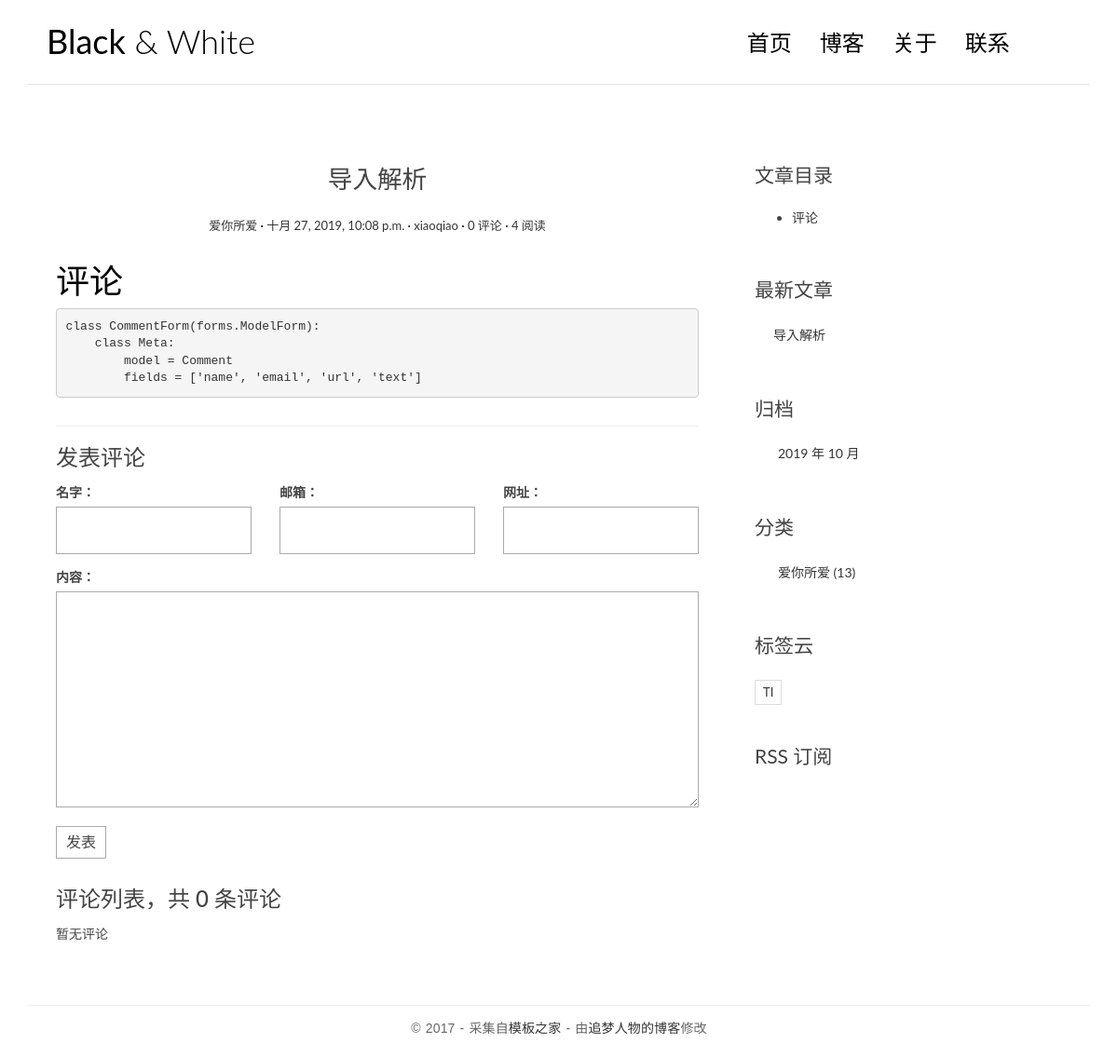
The app's page /posts/1/ with its own data.
### blog/models.py (models this page shows, shortened)
class Post(models.Model):
    title = models.CharField('标题', max_length=70)
    body = models.TextField('正文')
    created_time = models.DateTimeField('创建时间', default=timezone.now)
    modified_time = models.DateTimeField('修改时间')
    excerpt = models.CharField('摘要', max_length=200, blank=True)
    category = models.ForeignKey(Category, verbose_name='分类', on_delete=models.CASCADE)
    tags = models.ManyToManyField(Tag, verbose_name='标签', blank=True)
    author = models.ForeignKey(User, verbose_name='作者', on_delete=models.CASCADE)
    views = models.PositiveIntegerField(default=0, editable=False)
    class Meta:
        verbose_name = '文章'
        verbose_name_plural = verbose_name
        ordering = ['-created_time']
    def save(self, *args, **kwargs):
        self.modified_time = timezone.now()
        md = markdown.Markdown(extensions=[
            'markdown.extensions.extra',
            'markdown.extensions.codehilite',
        ])
        self.excerpt = strip_tags(md.convert(self.body))[:54]
        super().save(*args, **kwargs)
    def get_absolute_url(self):
        return reverse('blog:detail', kwargs={'pk': self.pk})
    def increase_views(self):
        self.views += 1
        self.save(update_fields=['views'])

class Category(models.Model):
    name = models.CharField('分类名', max_length=100)
    class Meta:
        verbose_name = '分类'
        verbose_name_plural = verbose_name

class Tag(models.Model):
    name = models.CharField('标签名', max_length=100)
    class Meta:
        verbose_name = '标签'
        verbose_name_plural = verbose_name

### blog/views.py (the view)
# urls.py: path('posts/<int:pk>/', views.PostDetailView.as_view(), name='detail'),
class PostDetailView(DetailView):
    model = Post
    template_name = 'blog/detail.html'
    context_object_name = 'post'
    def get(self, request, *args, **kwargs):
        response = super().get(request, *args, **kwargs)
        self.object.increase_views()
        return response
    def get_object(self, queryset=None):
        post = super().get_object(queryset=None)
        md = markdown.Markdown(extensions=[
            'markdown.extensions.extra',
            'markdown.extensions.codehilite',
            TocExtension(slugify=slugify),
        ])
        post.body = md.convert(post.body)
        m = re.search(r'<div class="toc">\s*<ul>(.*)</ul>\s*</div>', md.toc, re.S)
        post.toc = m.group(1) if m is not None else ''
        return post

### comments/forms.py
class CommentForm(forms.ModelForm):
    class Meta:
        model = Comment
        fields = ['name', 'email', 'url', 'text']

### blog/templatetags/blog_extras.py (called while the page is built)
@register.inclusion_tag('blog/inclusions/_recent_posts.html', takes_context=True)
def show_recent_posts(context, num=5):
    return {
        'recent_post_list': Post.objects.all()[:num],
    }

@register.inclusion_tag('blog/inclusions/_archives.html', takes_context=True)
def show_archives(context):
    return {
        'date_list': Post.objects.dates('created_time', 'month', order='DESC'),
    }

@register.inclusion_tag('blog/inclusions/_categories.html', takes_context=True)
def show_categories(context):
    return {
        'category_list': Category.objects.all(),
    }

@register.inclusion_tag('blog/inclusions/_tags.html', takes_context=True)
def show_tags(context):
    return {
        'tag_list': Tag.objects.all(),
    }

### comments/templatetags/comments_extras.py (called while the page is built)
@register.inclusion_tag('comments/inclusions/_form.html', takes_context=True)
def show_comment_form(context, post, form=None):
    if form is None:
        form = CommentForm()
    return {
        'form': form,
        'post': post,
    }

@register.inclusion_tag('comments/inclusions/_list.html', takes_context=True)
def show_comments(context, post):
    comment_list = post.comment_set.all()
    comment_count = comment_list.count()
    return {
        'comment_count': comment_count,
        'comment_list': comment_list,
    }

### templates/blog/detail.html
{% extends 'base.html' %}
{% load comments_extras %}
{% block main %}
  <article class="post post-{{ post.pk }}">
    <header class="entry-header">
      <h1 class="entry-title">{{ post.title }}</h1>
      <div class="entry-meta">
        <span class="post-category"><a href="#">{{ post.category.name }}</a></span>
        <span class="post-date"><a href="#"><time class="entry-date"
                                                  datetime="{{ post.created_time }}">{{ post.created_time }}</time></a></span>
        <span class="post-author"><a href="#">{{ post.author }}</a></span>
        <span class="comments-link"><a href="#comment-area">{{ post.comment_set.count }} 评论</a></span>
        <span class="views-count"><a href="#">{{ post.views }} 阅读</a></span>
      </div>
    </header>
    <div class="entry-content clearfix">
      {{ post.body|safe }}
    </div>
  </article>
  <section class="comment-area" id="comment-area">
    <hr>
    <h3>发表评论</h3>
    {% show_comment_form post %}
    <div class="comment-list-panel">
      {% show_comments post %}
    </div>
  </section>
{% endblock main %}
{% block toc %}
  {% if post.toc %}
    <div class="widget widget-content">
      <h3 class="widget-title">文章目录</h3>
      <div class="toc">
        <ul>
          {{ post.toc|safe }}
        </ul>
      </div>
    </div>
  {% endif %}
{% endblock toc %}

### templates/base.html (shortened to what this page needs)
{% load staticfiles %}
{% load blog_extras %}
<!DOCTYPE html>
<html>
<head>
  <link href="https://cdn.bootcss.com/bootstrap/3.3.7/css/bootstrap.min.css" rel="stylesheet">
  <link rel="stylesheet" href="https://code.ionicframework.com/ionicons/2.0.1/css/ionicons.min.css">
  <link rel="stylesheet" href="{% static 'blog/css/pace.css' %}">
  <link rel="stylesheet" href="{% static 'blog/css/custom.css' %}">
  <link href="https://cdn.bootcss.com/highlight.js/9.15.8/styles/github.min.css" rel="stylesheet">
</head>
<body>
<div class="container">
  <header id="site-header">
    <div class="row">
      <div class="col-md-4 col-sm-5 col-xs-8">
        <div class="logo">
          <h1><a href="{% url 'blog:index' %}"><b>Black</b> &amp; White</a></h1>
        </div>
      </div>
      <div class="col-md-8 col-sm-7 col-xs-4">
        <nav class="main-nav" role="navigation">
          <div class="collapse navbar-collapse" id="bs-example-navbar-collapse-1">
            <ul class="nav navbar-nav navbar-right">
              <li class="cl-effect-11"><a href="{% url 'blog:index' %}" data-hover="首页">首页</a></li>
              <li class="cl-effect-11"><a href="full-width.html" data-hover="博客">博客</a></li>
              <li class="cl-effect-11"><a href="about.html" data-hover="关于">关于</a></li>
              <li class="cl-effect-11"><a href="contact.html" data-hover="联系">联系</a></li>
            </ul>
          </div>
        </nav>
      </div>
    </div>
  </header>
</div>
<div class="content-body">
  <div class="container">
    <div class="row">
      <main class="col-md-8">
        {% block main %}
        {% endblock main %}
      </main>
      <aside class="col-md-4">
        {% block toc %}
        {% endblock toc %}
        {% show_recent_posts %}
        {% show_archives %}
        {% show_categories %}
        {% show_tags %}
        <div class="rss">
          <a href=""> RSS 订阅</a>
        </div>
      </aside>
    </div>
  </div>
</div>
<footer id="site-footer">
  <div class="container">
    <div class="row">
      <div class="col-md-12">
        <p class="copyright">&copy 2017 - 采集自<a href="http://www.cssmoban.com/"
                                                target="_blank" title="模板之家">模板之家</a>
          - 由<a href="http://zmrenwu.com/" title="网页模板" target="_blank">追梦人物的博客</a>修改
        </p>
      </div>
    </div>
  </div>
</footer>
</body>
</html>

### templates/comments/inclusions/_form.html (shortened to what this page needs)
<form action="{% url 'comments:comment' post.pk %}" method="post" class="comment-form">
  <div class="row">
    <div class="col-md-4">
      <label for="{{ form.name.id_for_label }}">{{ form.name.label }}：</label>
      {{ form.name }}
    </div>
    <div class="col-md-4">
      <label for="{{ form.email.id_for_label }}">{{ form.email.label }}：</label>
      {{ form.email }}
    </div>
    <div class="col-md-4">
      <label for="{{ form.url.id_for_label }}">{{ form.url.label }}：</label>
      {{ form.url }}
    </div>
    <div class="col-md-12">
      <label for="{{ form.text.id_for_label }}">{{ form.text.label }}：</label>
      {{ form.text }}
      <button type="submit" class="comment-btn">发表</button>
    </div>
  </div>
</form>

### templates/comments/inclusions/_list.html
<h3>评论列表，共 <span>{{ comment_count }}</span> 条评论</h3>
<ul class="comment-list list-unstyled">
  {% for comment in comment_list %}
    <li class="comment-item">
      <span class="nickname">{{ comment.name }}</span>
      <time class="submit-date" datetime="{{ comment.created_time }}">{{ comment.created_time }}</time>
      <div class="text">
        {{ comment.text|linebreaks }}
      </div>
    </li>
  {% empty %}
    暂无评论
  {% endfor %}
</ul>

### templates/blog/inclusions/_recent_posts.html
<div class="widget widget-recent-posts">
  <h3 class="widget-title">最新文章</h3>
  <ul>
    {% for post in recent_post_list %}
      <li>
        <a href="{{ post.get_absolute_url }}">{{ post.title }}</a>
      </li>
    {% empty %}
      暂无文章！
    {% endfor %}
  </ul>
</div>

### templates/blog/inclusions/_archives.html
<div class="widget widget-archives">
  <h3 class="widget-title">归档</h3>
  <ul>
    {% for date in date_list %}
      <li>
        <a href="{% url 'blog:archive' date.year date.month %}">{{ date.year }} 年 {{ date.month }} 月</a>
      </li>
    {% empty %}
      暂无归档！
    {% endfor %}
  </ul>
</div>

### templates/blog/inclusions/_categories.html
<div class="widget widget-category">
  <h3 class="widget-title">分类</h3>
  <ul>
    {% for category in category_list %}
      <li>
        <a href="{% url 'blog:category' category.pk %}">{{ category.name }} <span class="post-count">(13)</span></a>
      </li>
    {% empty %}
      暂无分类！
    {% endfor %}
  </ul>
</div>

### templates/blog/inclusions/_tags.html
<div class="widget widget-tag-cloud">
  <h3 class="widget-title">标签云</h3>
  <ul>
    {% for tag in tag_list %}
      <li>
        <a href="{% url 'blog:tag' tag.pk %}">{{ tag.name }}</a>
      </li>
    {% empty %}
      暂无标签！
    {% endfor %}
  </ul>
</div>

### blog/static/blog/css/custom.css (style rules this page uses)
* { outline: none; }
h1, h2, h3, h4, h5, h6 { margin-top: 0; }
b { font-weight: 400; }
a { color: #333; }
body { color: #444; font-family: 'Lato', sans-serif; }
p { font-family: 'Ubuntu', sans-serif; font-weight: 400; word-spacing: 1px; letter-spacing: 0.01em; }
#site-header { background-color: #FFF; padding: 25px 20px; margin-bottom: 40px; border-bottom: 1px solid #e7e7e7; }
.logo h1 a { color: #000; }
.logo h1 { margin: 0; font-family: 'Lato', sans-serif; font-weight: 300; }
.main-nav { margin-top: 11px; max-width: 95%; }
.main-nav a { color: #000000 !important; padding: 0 0 5px 0 !important; margin-right: 30px; font-family: 'Lato', sans-serif; font-weight: 300; font-size: 24px; }
.cl-effect-11 a { padding: 10px 0; color: #0972b4; text-shadow: none; }
.cl-effect-11 a::before { position: absolute; top: 0; left: 0; overflow: hidden; padding: 0 0 5px 0 !important; max-width: 0; border-bottom: 1px solid #000; color: #000; content: attr(data-hover); white-space: nowrap; -webkit-transition: max-width 0.5s; -moz-transition: max-width 0.5s; transition: max-width 0.5s; }
.content-body { padding-bottom: 4em; }
.post { background: #fff; padding: 30px 30px 0; }
.entry-title { text-align: center; font-size: 1.9em; margin-bottom: 20px; line-height: 1.6; padding: 10px 20px 0; }
.entry-meta { text-align: center; color: #DDDDDD; font-size: 13px; margin-bottom: 30px; }
.entry-content { font-size: 18px; line-height: 1.9; font-weight: 300; color: #000; }
.post-category::after, .post-date::after, .post-author::after, .comments-link::after { content: ' ·'; color: #000; }
.widget { background: #fff; padding: 30px 0 0; }
.widget-title { font-size: 1.5em; margin-bottom: 20px; line-height: 1.6; padding: 10px 0 0; font-weight: 400; }
.widget-recent-posts ul { padding: 0; margin: 0; padding-left: 20px; }
.widget-recent-posts ul li { list-style-type: none; position: relative; line-height: 170%; margin-bottom: 10px; }
.widget-recent-posts ul li::before { content: '\f3d3'; font-family: "Ionicons"; position: absolute; left: -17px; top: 3px; font-size: 16px; color: #000; }
.widget-archives ul { padding: 0; margin: 0; padding-left: 25px; }
.widget-archives ul li { list-style-type: none; position: relative; line-height: 170%; margin-bottom: 10px; }
.widget-archives ul li::before { content: '\f3f3'; font-family: "Ionicons"; position: absolute; left: -25px; top: 1px; font-size: 16px; color: #000; }
.widget-category ul { padding: 0; margin: 0; padding-left: 25px; }
.widget-category ul li { list-style-type: none; position: relative; line-height: 170%; margin-bottom: 10px; }
.widget-category ul li::before { content: '\f3fe'; font-family: "Ionicons"; position: absolute; left: -25px; top: 1px; font-size: 18px; color: #000; }
.widget-tag-cloud ul { padding: 0; margin: 0; margin-right: -10px; }
.widget-tag-cloud ul li { list-style-type: none; font-size: 13px; display: inline-block; margin-right: 10px; margin-bottom: 10px; padding: 3px 8px; border: 1px solid #ddd; }
.widget-content ul li { margin-bottom: 10px; }
.rss { font-size: 21px; margin-top: 30px; }
.rss a { color: #444; }
#site-footer { padding-top: 10px; padding: 0 0 1.5em 0; }
.copyright { text-align: center; padding-top: 1em; margin: 0; border-top: 1px solid #eee; color: #666; }
.contact-form input, .comment-form input { border: 1px solid #aaa; margin-bottom: 15px; width: 100%; padding: 15px 15px; font-size: 16px; line-height: 100%; transition: 0.4s border-color linear; }
.contact-form textarea, .comment-form textarea { border: 1px solid #aaa; margin-bottom: 15px; width: 100%; padding: 15px 15px; font-size: 16px; line-height: 20px !important; min-height: 183px; transition: 0.4s border-color linear; }
.comment-area { padding: 0 30px 0; }
.comment-form { margin-top: 15px; }
.comment-form .comment-btn { background-color: #fff; border: 1px solid #aaa; font-size: 16px; padding: 5px 10px; }
.comment-list-panel { margin-top: 30px; }
.comment-list { margin-top: 15px; }

### templates/base.html (style rules this page uses)
.codehilite { padding: 0; }

### records on screen
Post: title "导入解析", category.name "爱你所爱", created_time "十月 27, 2019, 10:08 p.m.", author "xiaoqiao", comment_set.count "0", views "4", body "评论 class CommentForm ( forms . ModelForm ): class Meta: model = Comment fields = [ 'name' , 'email' , 'url' , 'text' ]", toc "评论"
Category: name "爱你所爱"
Tag: name "TI"

### other values on screen
{{ comment_count }} "0"
{{ date.year }} "2019"
{{ date.month }} "10"
